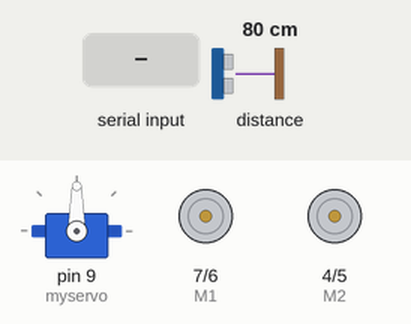
Simulated run of this sketch. Board: Arduino Uno, built with avr-gcc and run on an emulated ATmega328P. Parts: servo, direction and speed pins drawn as motors (green arrow = direction pin HIGH = forward, orange = LOW = backward, longer = more drive). The inputs (shaded band) are chosen by the test bench; at power-on: distance to the obstacle 80 cm.

Above: at 1.2 s.
1.3 s: "w" received over Serial
At 2.4 s:
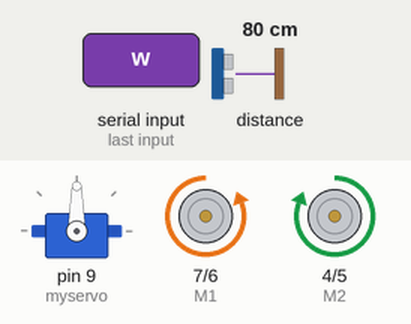
4.3 s: distance to the obstacle set to 29 cm
At 4.62 s:
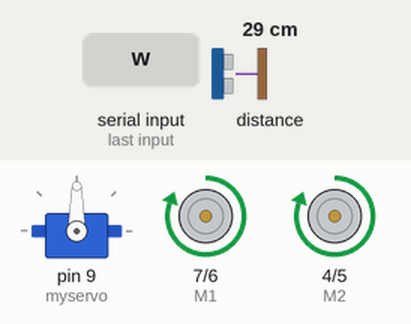
7.3 s: distance to the obstacle set to 23 cm
At 9.6 s:
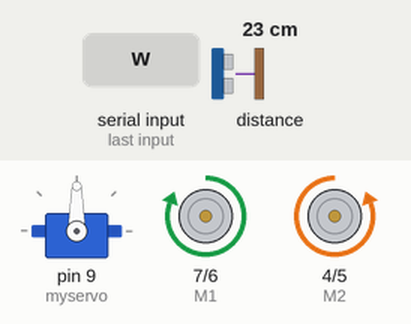
10.3 s: "c" received over Serial
13.3 s: distance to the obstacle set to 35 cm
16.3 s: distance to the obstacle set to 2 cm
At 17.5 s:
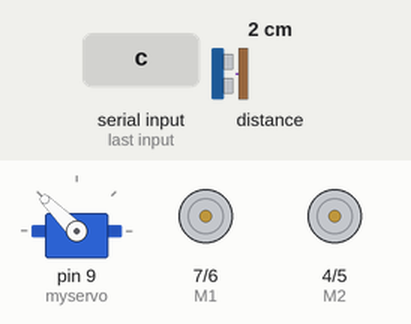
Timing chart, 0 to 20.3 s (numbered marks = the images above; inputs shaded):
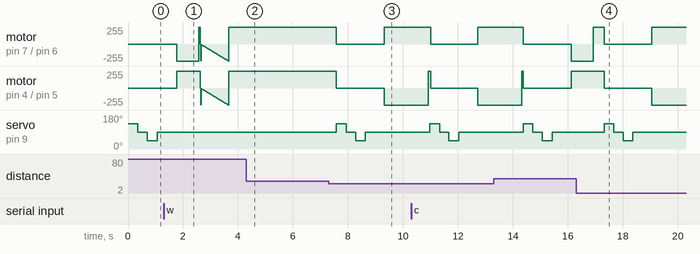

Measured:
- the behaviour switches between 26 and 25 cm on distance to the obstacle (found by bisection; images 2 and 3)
- after the input at 7.3 s, servo on pin 9 (myservo): 90° → 135° after 0.28 s, → 90° 0.35 s later, → 45° 0.35 s later, → 90° 0.35 s later
- after the input at 16.3 s, servo on pin 9 (myservo): 90° → 135° after 1.0 s, → 90° 0.35 s later, → 45° 0.35 s later, → 90° 0.35 s later

The sketch:

robot_first.ino
```cpp
/*
  Simple first robot sketch.
 */
//Arduino PWM Speed Control：
int E1 = 6;
int M1 = 7;
int E2 = 5;
int M2 = 4;
int turntime = 800;

#include <Ping.h>
Ping ping = Ping(13,0,0);
float distance;
float trigger = 10.00;
float rightreading;
float leftreading;
int delayVal = 500;       // duration of blink, in millis (0 means no blinking in effect)
int delayCnt = 0;       // counter to step through the delayVal

#include <Servo.h>
Servo myservo;  // create servo object to control a servo
int pos = 90;    // variable to store the servo position

void setup() {
  // initialize serial communication:
  Serial.begin(9600);
  pinMode(M1, OUTPUT);
  pinMode(M2, OUTPUT);
  myservo.attach(9);
}

void loop() {

  // read the sensor:
  // c = forward
  // t = stop
  // w = reverse
  // n = right
  // h = left
  if (Serial.available() > 0) {
    int inByte = Serial.read();

    switch (inByte) {
    case 'c':
      forward();
      break;
    case 't':
      fullstop();
      break;
    case 'w':
      reverse();
      break;
    case 'n':
      right();
      break;
    case 's':
      distance = pingIt();
      break;
    case 'h':
      left();
      break;
    default:
      // stop all:
      fullstop();
    }
  }

  //Now that we got the manual junk out of the way lets see what is in front.

  if (delayVal != 0) {
    // we have a delayVal, so we're Pinging
    delayCnt++;
    // time to Ping?
    if (delayCnt >= 3) {
      distance = scanforward();
      delayCnt = 0;      // restart the delay period
    }  // end of if (delay expired)
  }  //end of if (delay in effect)

  if (distance > trigger){
    forward();
  }
  else
  {
    change_direction();
    delay(50);
  }
}

//This is the the main directional function
void change_direction(){
  fullstop();
  scanleftright();
  if(leftreading < trigger && rightreading < trigger){
    right();
    delay(turntime * 2);
    forward();
  }
  else if(leftreading < rightreading){
    right();
    delay(turntime);
    forward();
  }
  else
  {
    left();
    delay(turntime);
    forward();
  }

}

// All motors forward
void forward(){
  int value;
  myservo.write(90);
  for(value = 0 ; value <= 255; value+=5)
  {
    digitalWrite(M1,HIGH);
    digitalWrite(M2, HIGH);
    analogWrite(E1, value);   //PWM Speed Control
    analogWrite(E2, value);   //PWM Speed Control
    //delay(10);
  }
}

// All motors reverse
void reverse(){
    int value;
    for(value = 0 ; value <= 255; value+=5)
  {
    digitalWrite(M1,LOW);
    digitalWrite(M2, LOW);
    analogWrite(E1, value);   //PWM Speed Control
    analogWrite(E2, value);   //PWM Speed Control
    delay(20);
  }

}


void right(){
    int value;
    for(value = 0 ; value <= 255; value+=5)
  {
    digitalWrite(M1,HIGH);
    digitalWrite(M2, LOW);
    analogWrite(E1, value);   //PWM Speed Control
    analogWrite(E2, value);   //PWM Speed Control
    //delay(60);
  }

}

void forwardright(){
    digitalWrite(M1,HIGH);
    digitalWrite(M2, HIGH);
    analogWrite(E2, 255);   //PWM Speed Control
    analogWrite(E1, 170);   //PWM Speed Control
    delay(30);
    analogWrite(E1, 255);   //PWM Speed Control
}

void left(){
    int value;
    for(value = 0 ; value <= 255; value+=5)
  {
    digitalWrite(M1,LOW);
    digitalWrite(M2, HIGH);
    analogWrite(E1, value);   //PWM Speed Control
    analogWrite(E2, value);   //PWM Speed Control
  }

}

void fullstop(){
    digitalWrite(M1,HIGH);
    digitalWrite(M2, HIGH);
    analogWrite(E1, LOW);   //PWM Speed Control
    analogWrite(E2, LOW);   //PWM Speed Control
}

// Ping stuff
float pingIt()
{
  ping.fire();
  distance = ping.inches();
  //delay(10);
  return distance;
}

float read_ping_avg(){

  float total = 0;
  total += pingIt();
  total += pingIt();
  total += pingIt();

  float avg = total/3;

  return avg;
}

void scanleftright()
{
  rightreading = scanright();
  leftreading = scanleft();
  distance = scanforward();
}

float scanright(){
  myservo.write(135);
  delay(345);
  float tmpreading = read_ping_avg();
  myservo.write(90);
  delay(345);
  return tmpreading;
}

float scanleft(){
  myservo.write(45);
  delay(345);
  float tmpreading = read_ping_avg();
  myservo.write(90);
  delay(345);
  return tmpreading;
}

float scanforward(){
  myservo.write(90);
  delay(345);
  float tmpreading = read_ping_avg();
  return tmpreading;
}
```
